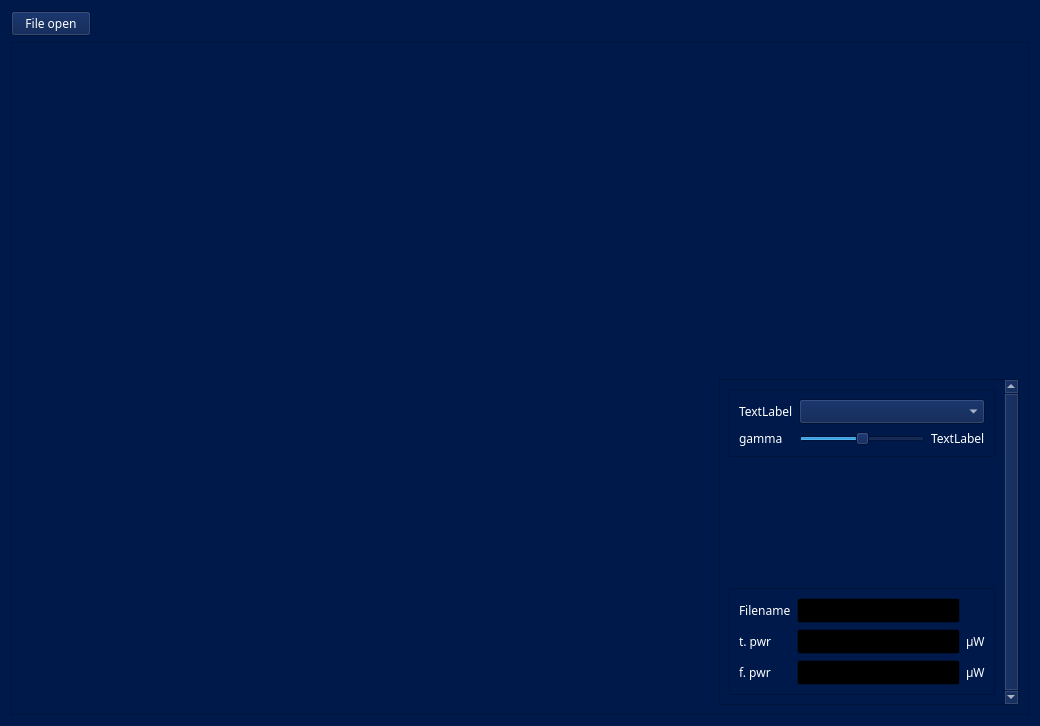
<?xml version="1.0" encoding="UTF-8"?>
<ui version="4.0">
 <class>Dialog</class>
 <widget class="QDialog" name="Dialog">
  <property name="geometry">
   <rect>
    <x>0</x>
    <y>0</y>
    <width>1040</width>
    <height>726</height>
   </rect>
  </property>
  <property name="palette">
   <palette>
    <active>
     <colorrole role="WindowText">
      <brush brushstyle="SolidPattern">
       <color alpha="255">
        <red>255</red>
        <green>255</green>
        <blue>255</blue>
       </color>
      </brush>
     </colorrole>
     <colorrole role="Button">
      <brush brushstyle="SolidPattern">
       <color alpha="255">
        <red>0</red>
        <green>25</green>
        <blue>75</blue>
       </color>
      </brush>
     </colorrole>
     <colorrole role="Light">
      <brush brushstyle="SolidPattern">
       <color alpha="255">
        <red>0</red>
        <green>37</green>
        <blue>112</blue>
       </color>
      </brush>
     </colorrole>
     <colorrole role="Midlight">
      <brush brushstyle="SolidPattern">
       <color alpha="255">
        <red>0</red>
        <green>31</green>
        <blue>93</blue>
       </color>
      </brush>
     </colorrole>
     <colorrole role="Dark">
      <brush brushstyle="SolidPattern">
       <color alpha="255">
        <red>0</red>
        <green>12</green>
        <blue>37</blue>
       </color>
      </brush>
     </colorrole>
     <colorrole role="Mid">
      <brush brushstyle="SolidPattern">
       <color alpha="255">
        <red>0</red>
        <green>17</green>
        <blue>50</blue>
       </color>
      </brush>
     </colorrole>
     <colorrole role="Text">
      <brush brushstyle="SolidPattern">
       <color alpha="255">
        <red>255</red>
        <green>255</green>
        <blue>255</blue>
       </color>
      </brush>
     </colorrole>
     <colorrole role="BrightText">
      <brush brushstyle="SolidPattern">
       <color alpha="255">
        <red>255</red>
        <green>255</green>
        <blue>255</blue>
       </color>
      </brush>
     </colorrole>
     <colorrole role="ButtonText">
      <brush brushstyle="SolidPattern">
       <color alpha="255">
        <red>255</red>
        <green>255</green>
        <blue>255</blue>
       </color>
      </brush>
     </colorrole>
     <colorrole role="Base">
      <brush brushstyle="SolidPattern">
       <color alpha="255">
        <red>0</red>
        <green>0</green>
        <blue>0</blue>
       </color>
      </brush>
     </colorrole>
     <colorrole role="Window">
      <brush brushstyle="SolidPattern">
       <color alpha="255">
        <red>0</red>
        <green>25</green>
        <blue>75</blue>
       </color>
      </brush>
     </colorrole>
     <colorrole role="Shadow">
      <brush brushstyle="SolidPattern">
       <color alpha="255">
        <red>0</red>
        <green>0</green>
        <blue>0</blue>
       </color>
      </brush>
     </colorrole>
     <colorrole role="AlternateBase">
      <brush brushstyle="SolidPattern">
       <color alpha="255">
        <red>0</red>
        <green>12</green>
        <blue>37</blue>
       </color>
      </brush>
     </colorrole>
     <colorrole role="ToolTipBase">
      <brush brushstyle="SolidPattern">
       <color alpha="255">
        <red>255</red>
        <green>255</green>
        <blue>220</blue>
       </color>
      </brush>
     </colorrole>
     <colorrole role="ToolTipText">
      <brush brushstyle="SolidPattern">
       <color alpha="255">
        <red>0</red>
        <green>0</green>
        <blue>0</blue>
       </color>
      </brush>
     </colorrole>
     <colorrole role="PlaceholderText">
      <brush brushstyle="SolidPattern">
       <color alpha="127">
        <red>255</red>
        <green>255</green>
        <blue>255</blue>
       </color>
      </brush>
     </colorrole>
     <colorrole role="Accent">
      <brush brushstyle="SolidPattern">
       <color alpha="255">
        <red>0</red>
        <green>0</green>
        <blue>0</blue>
       </color>
      </brush>
     </colorrole>
    </active>
    <inactive>
     <colorrole role="WindowText">
      <brush brushstyle="SolidPattern">
       <color alpha="255">
        <red>255</red>
        <green>255</green>
        <blue>255</blue>
       </color>
      </brush>
     </colorrole>
     <colorrole role="Button">
      <brush brushstyle="SolidPattern">
       <color alpha="255">
        <red>0</red>
        <green>25</green>
        <blue>75</blue>
       </color>
      </brush>
     </colorrole>
     <colorrole role="Light">
      <brush brushstyle="SolidPattern">
       <color alpha="255">
        <red>0</red>
        <green>37</green>
        <blue>112</blue>
       </color>
      </brush>
     </colorrole>
     <colorrole role="Midlight">
      <brush brushstyle="SolidPattern">
       <color alpha="255">
        <red>0</red>
        <green>31</green>
        <blue>93</blue>
       </color>
      </brush>
     </colorrole>
     <colorrole role="Dark">
      <brush brushstyle="SolidPattern">
       <color alpha="255">
        <red>0</red>
        <green>12</green>
        <blue>37</blue>
       </color>
      </brush>
     </colorrole>
     <colorrole role="Mid">
      <brush brushstyle="SolidPattern">
       <color alpha="255">
        <red>0</red>
        <green>17</green>
        <blue>50</blue>
       </color>
      </brush>
     </colorrole>
     <colorrole role="Text">
      <brush brushstyle="SolidPattern">
       <color alpha="255">
        <red>255</red>
        <green>255</green>
        <blue>255</blue>
       </color>
      </brush>
     </colorrole>
     <colorrole role="BrightText">
      <brush brushstyle="SolidPattern">
       <color alpha="255">
        <red>255</red>
        <green>255</green>
        <blue>255</blue>
       </color>
      </brush>
     </colorrole>
     <colorrole role="ButtonText">
      <brush brushstyle="SolidPattern">
       <color alpha="255">
        <red>255</red>
        <green>255</green>
        <blue>255</blue>
       </color>
      </brush>
     </colorrole>
     <colorrole role="Base">
      <brush brushstyle="SolidPattern">
       <color alpha="255">
        <red>0</red>
        <green>0</green>
        <blue>0</blue>
       </color>
      </brush>
     </colorrole>
     <colorrole role="Window">
      <brush brushstyle="SolidPattern">
       <color alpha="255">
        <red>0</red>
        <green>25</green>
        <blue>75</blue>
       </color>
      </brush>
     </colorrole>
     <colorrole role="Shadow">
      <brush brushstyle="SolidPattern">
       <color alpha="255">
        <red>0</red>
        <green>0</green>
        <blue>0</blue>
       </color>
      </brush>
     </colorrole>
     <colorrole role="AlternateBase">
      <brush brushstyle="SolidPattern">
       <color alpha="255">
        <red>0</red>
        <green>12</green>
        <blue>37</blue>
       </color>
      </brush>
     </colorrole>
     <colorrole role="ToolTipBase">
      <brush brushstyle="SolidPattern">
       <color alpha="255">
        <red>255</red>
        <green>255</green>
        <blue>220</blue>
       </color>
      </brush>
     </colorrole>
     <colorrole role="ToolTipText">
      <brush brushstyle="SolidPattern">
       <color alpha="255">
        <red>0</red>
        <green>0</green>
        <blue>0</blue>
       </color>
      </brush>
     </colorrole>
     <colorrole role="PlaceholderText">
      <brush brushstyle="SolidPattern">
       <color alpha="127">
        <red>255</red>
        <green>255</green>
        <blue>255</blue>
       </color>
      </brush>
     </colorrole>
     <colorrole role="Accent">
      <brush brushstyle="SolidPattern">
       <color alpha="255">
        <red>0</red>
        <green>0</green>
        <blue>0</blue>
       </color>
      </brush>
     </colorrole>
    </inactive>
    <disabled>
     <colorrole role="WindowText">
      <brush brushstyle="SolidPattern">
       <color alpha="255">
        <red>0</red>
        <green>12</green>
        <blue>37</blue>
       </color>
      </brush>
     </colorrole>
     <colorrole role="Button">
      <brush brushstyle="SolidPattern">
       <color alpha="255">
        <red>0</red>
        <green>25</green>
        <blue>75</blue>
       </color>
      </brush>
     </colorrole>
     <colorrole role="Light">
      <brush brushstyle="SolidPattern">
       <color alpha="255">
        <red>0</red>
        <green>37</green>
        <blue>112</blue>
       </color>
      </brush>
     </colorrole>
     <colorrole role="Midlight">
      <brush brushstyle="SolidPattern">
       <color alpha="255">
        <red>0</red>
        <green>31</green>
        <blue>93</blue>
       </color>
      </brush>
     </colorrole>
     <colorrole role="Dark">
      <brush brushstyle="SolidPattern">
       <color alpha="255">
        <red>0</red>
        <green>12</green>
        <blue>37</blue>
       </color>
      </brush>
     </colorrole>
     <colorrole role="Mid">
      <brush brushstyle="SolidPattern">
       <color alpha="255">
        <red>0</red>
        <green>17</green>
        <blue>50</blue>
       </color>
      </brush>
     </colorrole>
     <colorrole role="Text">
      <brush brushstyle="SolidPattern">
       <color alpha="255">
        <red>0</red>
        <green>12</green>
        <blue>37</blue>
       </color>
      </brush>
     </colorrole>
     <colorrole role="BrightText">
      <brush brushstyle="SolidPattern">
       <color alpha="255">
        <red>255</red>
        <green>255</green>
        <blue>255</blue>
       </color>
      </brush>
     </colorrole>
     <colorrole role="ButtonText">
      <brush brushstyle="SolidPattern">
       <color alpha="255">
        <red>0</red>
        <green>12</green>
        <blue>37</blue>
       </color>
      </brush>
     </colorrole>
     <colorrole role="Base">
      <brush brushstyle="SolidPattern">
       <color alpha="255">
        <red>0</red>
        <green>25</green>
        <blue>75</blue>
       </color>
      </brush>
     </colorrole>
     <colorrole role="Window">
      <brush brushstyle="SolidPattern">
       <color alpha="255">
        <red>0</red>
        <green>25</green>
        <blue>75</blue>
       </color>
      </brush>
     </colorrole>
     <colorrole role="Shadow">
      <brush brushstyle="SolidPattern">
       <color alpha="255">
        <red>0</red>
        <green>0</green>
        <blue>0</blue>
       </color>
      </brush>
     </colorrole>
     <colorrole role="AlternateBase">
      <brush brushstyle="SolidPattern">
       <color alpha="255">
        <red>0</red>
        <green>25</green>
        <blue>75</blue>
       </color>
      </brush>
     </colorrole>
     <colorrole role="ToolTipBase">
      <brush brushstyle="SolidPattern">
       <color alpha="255">
        <red>255</red>
        <green>255</green>
        <blue>220</blue>
       </color>
      </brush>
     </colorrole>
     <colorrole role="ToolTipText">
      <brush brushstyle="SolidPattern">
       <color alpha="255">
        <red>0</red>
        <green>0</green>
        <blue>0</blue>
       </color>
      </brush>
     </colorrole>
     <colorrole role="PlaceholderText">
      <brush brushstyle="SolidPattern">
       <color alpha="127">
        <red>0</red>
        <green>12</green>
        <blue>37</blue>
       </color>
      </brush>
     </colorrole>
     <colorrole role="Accent">
      <brush brushstyle="SolidPattern">
       <color alpha="255">
        <red>0</red>
        <green>17</green>
        <blue>53</blue>
       </color>
      </brush>
     </colorrole>
    </disabled>
   </palette>
  </property>
  <property name="font">
   <font>
    <family>Wix Madefor Display</family>
   </font>
  </property>
  <property name="windowTitle">
   <string>Whistle Of Wind</string>
  </property>
  <property name="sizeGripEnabled">
   <bool>false</bool>
  </property>
  <property name="modal">
   <bool>false</bool>
  </property>
  <layout class="QGridLayout" name="gridLayout">
   <item row="0" column="0" alignment="Qt::AlignmentFlag::AlignLeft">
    <widget class="QPushButton" name="pushButtonFileOpen">
     <property name="focusPolicy">
      <enum>Qt::FocusPolicy::NoFocus</enum>
     </property>
     <property name="text">
      <string>File open</string>
     </property>
     <property name="iconSize">
      <size>
       <width>25</width>
       <height>25</height>
      </size>
     </property>
    </widget>
   </item>
   <item row="1" column="0">
    <widget class="QFrame" name="framePlotsView">
     <property name="frameShape">
      <enum>QFrame::Shape::StyledPanel</enum>
     </property>
     <layout class="QGridLayout" name="gridLayout_3">
      <item row="1" column="1">
       <layout class="QVBoxLayout" name="verticalLayoutTime"/>
      </item>
      <item row="0" column="2">
       <layout class="QVBoxLayout" name="verticalLayoutFreq"/>
      </item>
      <item row="0" column="0">
       <spacer name="verticalSpacer">
        <property name="orientation">
         <enum>Qt::Orientation::Vertical</enum>
        </property>
        <property name="sizeHint" stdset="0">
         <size>
          <width>0</width>
          <height>0</height>
         </size>
        </property>
       </spacer>
      </item>
      <item row="0" column="1">
       <layout class="QVBoxLayout" name="verticalLayoutSpec"/>
      </item>
      <item row="2" column="1">
       <spacer name="horizontalSpacer_4">
        <property name="orientation">
         <enum>Qt::Orientation::Horizontal</enum>
        </property>
        <property name="sizeHint" stdset="0">
         <size>
          <width>0</width>
          <height>0</height>
         </size>
        </property>
       </spacer>
      </item>
      <item row="1" column="2" alignment="Qt::AlignmentFlag::AlignRight">
       <widget class="QScrollArea" name="scrollAreaView">
        <property name="minimumSize">
         <size>
          <width>300</width>
          <height>0</height>
         </size>
        </property>
        <property name="maximumSize">
         <size>
          <width>300</width>
          <height>16777215</height>
         </size>
        </property>
        <property name="verticalScrollBarPolicy">
         <enum>Qt::ScrollBarPolicy::ScrollBarAlwaysOn</enum>
        </property>
        <property name="horizontalScrollBarPolicy">
         <enum>Qt::ScrollBarPolicy::ScrollBarAlwaysOff</enum>
        </property>
        <property name="sizeAdjustPolicy">
         <enum>QAbstractScrollArea::SizeAdjustPolicy::AdjustToContents</enum>
        </property>
        <property name="widgetResizable">
         <bool>true</bool>
        </property>
        <widget class="QWidget" name="scrollAreaWidgetContentsView">
         <property name="geometry">
          <rect>
           <x>0</x>
           <y>0</y>
           <width>284</width>
           <height>319</height>
          </rect>
         </property>
         <layout class="QVBoxLayout" name="verticalLayout">
          <item>
           <widget class="QFrame" name="frame_5">
            <property name="frameShape">
             <enum>QFrame::Shape::StyledPanel</enum>
            </property>
            <property name="frameShadow">
             <enum>QFrame::Shadow::Plain</enum>
            </property>
            <layout class="QGridLayout" name="gridLayout_11">
             <item row="0" column="0">
              <widget class="QLabel" name="labelOffsetsView">
               <property name="text">
                <string>TextLabel</string>
               </property>
              </widget>
             </item>
             <item row="1" column="0">
              <widget class="QLabel" name="label_2">
               <property name="text">
                <string>gamma</string>
               </property>
              </widget>
             </item>
             <item row="1" column="1">
              <widget class="QSlider" name="horizontalSliderGammaView">
               <property name="maximum">
                <number>1000</number>
               </property>
               <property name="singleStep">
                <number>1</number>
               </property>
               <property name="pageStep">
                <number>50</number>
               </property>
               <property name="sliderPosition">
                <number>500</number>
               </property>
               <property name="orientation">
                <enum>Qt::Orientation::Horizontal</enum>
               </property>
              </widget>
             </item>
             <item row="1" column="2">
              <widget class="QLabel" name="labelGammaView">
               <property name="text">
                <string>TextLabel</string>
               </property>
              </widget>
             </item>
             <item row="0" column="1" colspan="2">
              <widget class="QComboBox" name="comboBoxOffsetsView"/>
             </item>
            </layout>
           </widget>
          </item>
          <item>
           <spacer name="verticalSpacer_4">
            <property name="orientation">
             <enum>Qt::Orientation::Vertical</enum>
            </property>
            <property name="sizeHint" stdset="0">
             <size>
              <width>0</width>
              <height>0</height>
             </size>
            </property>
           </spacer>
          </item>
          <item>
           <widget class="QFrame" name="frame_6">
            <property name="frameShape">
             <enum>QFrame::Shape::StyledPanel</enum>
            </property>
            <property name="frameShadow">
             <enum>QFrame::Shadow::Plain</enum>
            </property>
            <layout class="QGridLayout" name="gridLayout_12">
             <item row="2" column="0">
              <widget class="QLabel" name="label_11">
               <property name="text">
                <string>f. pwr</string>
               </property>
              </widget>
             </item>
             <item row="2" column="2">
              <widget class="QLineEdit" name="lineEditFPwr">
               <property name="readOnly">
                <bool>true</bool>
               </property>
              </widget>
             </item>
             <item row="0" column="2">
              <widget class="QLineEdit" name="lineEditFilename">
               <property name="readOnly">
                <bool>true</bool>
               </property>
              </widget>
             </item>
             <item row="1" column="0">
              <widget class="QLabel" name="label_9">
               <property name="text">
                <string>t. pwr</string>
               </property>
              </widget>
             </item>
             <item row="0" column="0">
              <widget class="QLabel" name="label">
               <property name="text">
                <string>Filename</string>
               </property>
              </widget>
             </item>
             <item row="1" column="2">
              <widget class="QLineEdit" name="lineEditTPwr">
               <property name="readOnly">
                <bool>true</bool>
               </property>
              </widget>
             </item>
             <item row="1" column="3">
              <widget class="QLabel" name="label_20">
               <property name="text">
                <string>µW</string>
               </property>
              </widget>
             </item>
             <item row="2" column="3">
              <widget class="QLabel" name="label_21">
               <property name="text">
                <string>µW</string>
               </property>
              </widget>
             </item>
            </layout>
           </widget>
          </item>
         </layout>
        </widget>
       </widget>
      </item>
      <item row="1" column="0">
       <spacer name="verticalSpacer_2">
        <property name="orientation">
         <enum>Qt::Orientation::Vertical</enum>
        </property>
        <property name="sizeHint" stdset="0">
         <size>
          <width>0</width>
          <height>0</height>
         </size>
        </property>
       </spacer>
      </item>
      <item row="2" column="2">
       <spacer name="horizontalSpacer_5">
        <property name="orientation">
         <enum>Qt::Orientation::Horizontal</enum>
        </property>
        <property name="sizeHint" stdset="0">
         <size>
          <width>0</width>
          <height>0</height>
         </size>
        </property>
       </spacer>
      </item>
     </layout>
    </widget>
   </item>
  </layout>
 </widget>
 <tabstops>
  <tabstop>scrollAreaView</tabstop>
  <tabstop>comboBoxOffsetsView</tabstop>
  <tabstop>horizontalSliderGammaView</tabstop>
  <tabstop>lineEditFilename</tabstop>
  <tabstop>lineEditTPwr</tabstop>
  <tabstop>lineEditFPwr</tabstop>
 </tabstops>
 <resources/>
 <connections/>
</ui>
